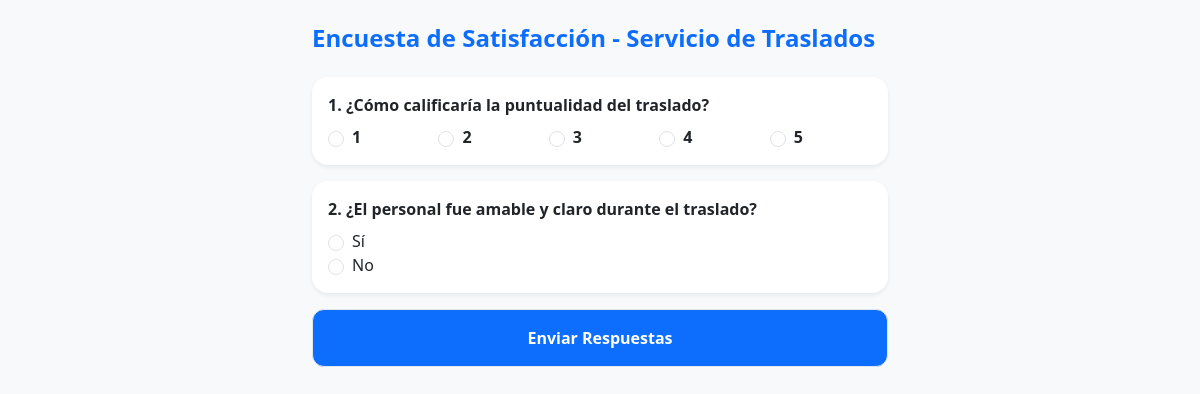
The page /encuestas/tomar.php?id=1&v=1 on the database its author committed.
### tables this page shows
CREATE TABLE encuesta (
id_encuesta INT PRIMARY KEY AUTO_INCREMENT,
titulo VARCHAR(100) NOT NULL,
estado TINYINT(1) DEFAULT 1
);

CREATE TABLE pregunta_encuesta (
id_pregunta INT PRIMARY KEY AUTO_INCREMENT,
id_encuesta INT,
texto_pregunta TEXT NOT NULL,
tipo_respuesta VARCHAR(100) NOT NULL,
FOREIGN KEY (id_encuesta) REFERENCES encuesta(id_encuesta) ON DELETE RESTRICT
);

### models/Encuesta.php (called while the page is built, shortened)
<?php
class Encuesta {
    private $conexion;
    public function __construct($bd) {
        $this->conexion = $bd;
    }
    public function obtenerPorId($clave) {
        $prep = $this->conexion->prepare('SELECT `id_encuesta`, `titulo`, `estado` FROM `encuesta` WHERE `id_encuesta` = :id LIMIT 1');
        $prep->bindParam(':id', $clave, PDO::PARAM_INT);
        $prep->execute();
        return $prep->fetch();
    }
    public function obtenerPreguntas($encId) {
        $prep = $this->conexion->prepare('SELECT `id_pregunta`, `texto_pregunta`, `tipo_respuesta` FROM `pregunta_encuesta` WHERE `id_encuesta` = :id ORDER BY `id_pregunta` ASC');
        $prep->bindParam(':id', $encId, PDO::PARAM_INT);
        $prep->execute();
        return $prep->fetchAll();
    }
}

### encuestas/tomar.php (the view, shortened to what this page needs)
<?php
require_once __DIR__ . '/../includes/auth_middleware.php';
require_once __DIR__ . '/../models/Encuesta.php';
$clave = (int)($_GET['id'] ?? 0);
$ver = (int)($_GET['v'] ?? 1);
$claveSesion = 'survey_completed_v' . $ver;
$completo = !empty($_SESSION[$claveSesion]);
$bd = (new Database())->getConnection();
$modEncuesta = new Encuesta($bd);
$encuestaFila = $modEncuesta->obtenerPorId($clave);
$pregs = $modEncuesta->obtenerPreguntas($clave);
?>
<!DOCTYPE html>
<html lang="es">
<head>
    <link href="https://cdn.jsdelivr.net/npm/bootstrap@5.3.0/dist/css/bootstrap.min.css" rel="stylesheet">
    <link rel="stylesheet" href="../assets/css/mobile.css">
</head>
<body class="bg-light">
    <div class="container py-4" style="max-width: 600px;">
        <?php if ($completo): ?>
            <div class="card border-0 shadow-sm p-4 text-center">
                <h4 class="text-warning fw-bold">Acceso Restringido</h4>
                <p class="text-muted mb-0">Usted ya ha completado esta encuesta. Para responder nuevamente, debe escanear el código QR impreso desde su dispositivo.</p>
            </div>
        <?php else: ?>
            <h2 class="h4 fw-bold text-primary mb-4"><?= htmlspecialchars($encuestaFila['titulo']) ?></h2>
            <?php if (empty($pregs)): ?>
                <div class="alert alert-info">Esta encuesta aún no tiene preguntas configuradas.</div>
            <?php else: ?>
                <form action="procesar.php" method="POST">
                    <?php foreach ($pregs as $indice => $pregFila): ?>
                        <div class="card border-0 shadow-sm mb-3">
                            <div class="card-body">
                                <label class="form-label fw-bold mb-2"><?= ($indice + 1) . '. ' . htmlspecialchars($pregFila['texto_pregunta']) ?></label>
                                <?php if ($pregFila['tipo_respuesta'] === 'si_no'): ?>
                                    <div class="form-check">
                                        <input class="form-check-input" type="radio" name="respuestas[<?= (int)$pregFila['id_pregunta'] ?>]" value="Sí" required>
                                        <label class="form-check-label">Sí</label>
                                    </div>
                                    <div class="form-check">
                                        <input class="form-check-input" type="radio" name="respuestas[<?= (int)$pregFila['id_pregunta'] ?>]" value="No" required>
                                        <label class="form-check-label">No</label>
                                    </div>
                                <?php else: ?>
                                    <div class="d-flex justify-content-between gap-2">
                                        <?php for ($pos = 1; $pos <= 5; $pos++): ?>
                                            <div class="form-check text-center flex-fill">
                                                <input class="form-check-input" type="radio" name="respuestas[<?= (int)$pregFila['id_pregunta'] ?>]" value="<?= $pos ?>" id="p<?= (int)$pregFila['id_pregunta'] ?>_<?= $pos ?>" required>
                                                <label class="form-check-label fw-bold" for="p<?= (int)$pregFila['id_pregunta'] ?>_<?= $pos ?>"><?= $pos ?></label>
                                            </div>
                                        <?php endfor; ?>
                                    </div>
                                <?php endif; ?>
                            </div>
                        </div>
                    <?php endforeach; ?>
                    <button type="submit" class="btn btn-primary w-100 py-3 fw-bold">Enviar Respuestas</button>
                </form>
            <?php endif; ?>
        <?php endif; ?>
    </div>
</body>
</html>

### assets/css/mobile.css (style rules this page uses)
:root { --page-bg: #f4f7fb; --surface: #ffffff; --surface-soft: #f8fafc; --text: #1f2937; --muted: #475467; --border: #dfe6ec; --primary: #0d6efd; --primary-dark: #0b5ed7; --focus: #0f6fff; --success: #198754; --danger: #b42318; --warning: #a15c00; --shadow: rgba(15, 23, 42, 0.08); }
* { box-sizing: border-box; }
html { font-size: 16px; scroll-behavior: smooth; }
body { font-size: 1rem; line-height: 1.5; color: var(--text); background: var(--page-bg); text-rendering: optimizeLegibility; -webkit-font-smoothing: antialiased; padding-left: env(safe-area-inset-left); padding-right: env(safe-area-inset-right); padding-bottom: env(safe-area-inset-bottom); }
p, li, label, button, input, select, textarea, .badge, .small { line-height: 1.5; }
button, input, select, textarea, a { touch-action: manipulation; }
.card, .alert, .modal-content { border-radius: 16px; border: 1px solid var(--border); box-shadow: 0 8px 24px rgba(15, 23, 42, 0.04); }
.card-body { padding: 1rem; }
.btn, .form-control, .form-select, textarea, select { min-height: 44px; border-radius: 12px; border: 1px solid var(--border); transition: border-color 0.2s ease, box-shadow 0.2s ease, background-color 0.2s ease; }
.btn { font-weight: 600; white-space: nowrap; }
.form-check { display: flex !important; align-items: center !important; gap: 0.5rem !important; margin-bottom: 0 !important; }

### rows shown on the page
encuesta: titulo "Encuesta de Satisfacción - Servicio de Traslados"
pregunta_encuesta: texto_pregunta "¿Cómo calificaría la puntualidad del traslado?"
pregunta_encuesta: texto_pregunta "¿El personal fue amable y claro durante el traslado?"
